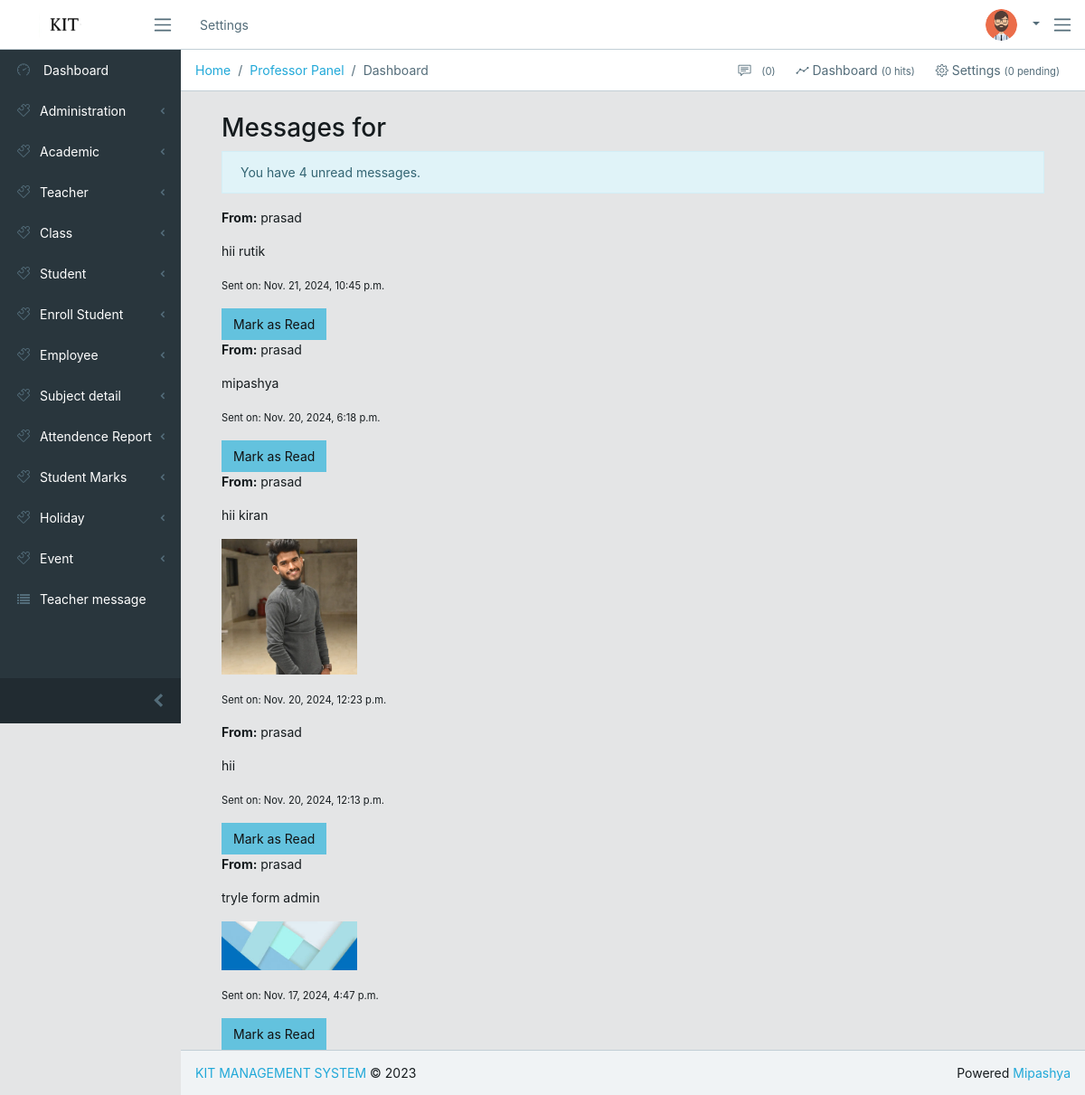
The page /employee/messages/ (signed in) on the database its author committed.
### account/models.py (models this page shows, shortened)
class UserProfile(models.Model):
    user = models.OneToOneField(User, on_delete=models.CASCADE)
    name = models.CharField(max_length=45)
    photo = models.ImageField(upload_to='admin/', default=get_first_image_in_admin)
    password = models.CharField(max_length=255,default="Mipashya@123")
    date_of_birth = models.DateField(null=True, blank=True)
    gender_select = (
        ('Male', 'Male'),
        ('Female', 'Female')
    )
    gender = models.CharField(choices=gender_select, max_length=6)
    employee_select = (
        ('admin', 'Admin'),
        ('professor', 'Professor'),
        ('teacher', 'Teacher'),
        ('register', 'Register'),
        ('student', 'Student'),
        ('employee','employee'),
    )
    employee_type = models.CharField(choices=employee_select, max_length=15,default="student")
    student_class = models.ForeignKey(ClassInfo, null=True, blank=True, on_delete=models.CASCADE)
    student_session = models.ForeignKey(Session, null=True, blank=True, on_delete=models.CASCADE)
    department = models.ForeignKey(Department, null=True, blank=True, on_delete=models.CASCADE)
    is_complete = models.BooleanField(default=False)
    def is_complete(self):
        required_fields = [self.student_class, self.student_session, self.department]
        return all(required_fields)

### employee/models.py (models this page shows, shortened)
class EmployeeMessage(models.Model):
    employee = models.ForeignKey(PersonalInfo, on_delete=models.CASCADE)
    sender = models.ForeignKey(UserProfile, on_delete=models.CASCADE)
    message_text = models.TextField()
    image = models.ImageField(upload_to='message_images/', blank=True, null=True)
    created_at = models.DateTimeField(auto_now_add=True)
    is_read = models.BooleanField(default=False)

### employee/views.py (the view)
# urls.py: path('messages/', views.messages_list, name='messages_list'),  # Added this
@login_required(login_url='login')
def messages_list(request):
    user_profile = request.user.userprofile
    messages = EmployeeMessage.objects.filter(sender=user_profile).order_by('-created_at')
    total_unread = messages.filter(is_read=False).count()
    context = {
        'messages': messages,
        'total_unread': total_unread,
        'profile': user_profile,
    }
    return render(request, 'employee/employee_messages.html', context)

### templates/employee/employee_messages.html
{% extends 'base/base.html' %}
{% load static %}
{% block content %}
    <div class="container">
        <h2>Messages for {{ employee.name }}</h2>
        {% if total_unread > 0 %}
            <div class="alert alert-info">
                You have {{ total_unread }} unread messages.
            </div>
        {% endif %}
        <div class="messages-list">
            {% for message in messages %}
                <div class="message-item {% if not message.is_read %} unread {% endif %}">
                    <p><strong>From:</strong> {{ message.sender.name }}</p>
                    <p>{{ message.message_text }}</p>
                    {% if message.image %}
                        <p><img src="{{ message.image.url }}" alt="Attached image" width="150"></p>
                    {% endif %}
                    <p><small>Sent on: {{ message.created_at }}</small></p>
                    {% if not message.is_read %}
                        <a href="?message_id={{ message.id }}" class="btn btn-info">Mark as Read</a>
                    {% endif %}
                </div>
            {% empty %}
                <p>No messages available.</p>
            {% endfor %}
        </div>
    </div>
{% endblock %}

### templates/base/navbar.html (shortened to what this page needs)
{% load static %}
<header class="app-header navbar">
    <a class="navbar-brand" href="#"></a>
    <button class="navbar-toggler sidebar-toggler d-md-down-none" type="button">
        <span class="navbar-toggler-icon"></span>
    </button>
    <ul class="nav navbar-nav d-md-down-none">
        <li class="nav-item px-3">
            <a class="nav-link" href="#">Settings</a>
        </li>
    </ul>
    <ul class="nav navbar-nav ml-auto">
        <li class="nav-item dropdown">
            <a class="nav-link dropdown-toggle nav-link" data-toggle="dropdown" href="#" role="button"
               aria-haspopup="true" aria-expanded="false">
               {% if profile.employee_type == 'professor' %}
                  <img src="{{ request.user.userprofile.photo.url }}" class="img-avatar" alt="admin">
                {% elif profile.employee_type == 'teacher' %}
                    <img src="{{ teacher.photo.url }}" class="img-avatar">
                {% elif profile.employee_type == 'student' %}
                    <img src="{{ request.user.userprofile.photo.url }}" class="img-avatar" alt="admin">
                {% elif profile.employee_type == 'employee' %}
                    <img src="{{ request.user.userprofile.photo.url }}" class="img-avatar" alt="employee">
                {% else %}
                    <img src="{% static 'src/img/man.png' %}" class="img-avatar" alt="Anonymous">
                {% endif %}
            </a>
        </li>
    </ul>
    <button class="navbar-toggler aside-menu-toggler" type="button">
        <span class="navbar-toggler-icon"></span>
    </button>
</header>

### rows shown on the page
EmployeeMessage: sender.name "prasad", message_text "hii rutik", created_at "Nov. 21, 2024, 10:45 p.m."
EmployeeMessage: sender.name "prasad", message_text "mipashya", created_at "Nov. 20, 2024, 6:18 p.m."
EmployeeMessage: sender.name "prasad", message_text "hii kiran", image (picture), created_at "Nov. 20, 2024, 12:23 p.m."
EmployeeMessage: sender.name "prasad", message_text "hii", created_at "Nov. 20, 2024, 12:13 p.m."
EmployeeMessage: sender.name "prasad", message_text "tryle form admin", image (picture), created_at "Nov. 17, 2024, 4:47 p.m."

### other values the page prints
{{ total_unread }} "4"
